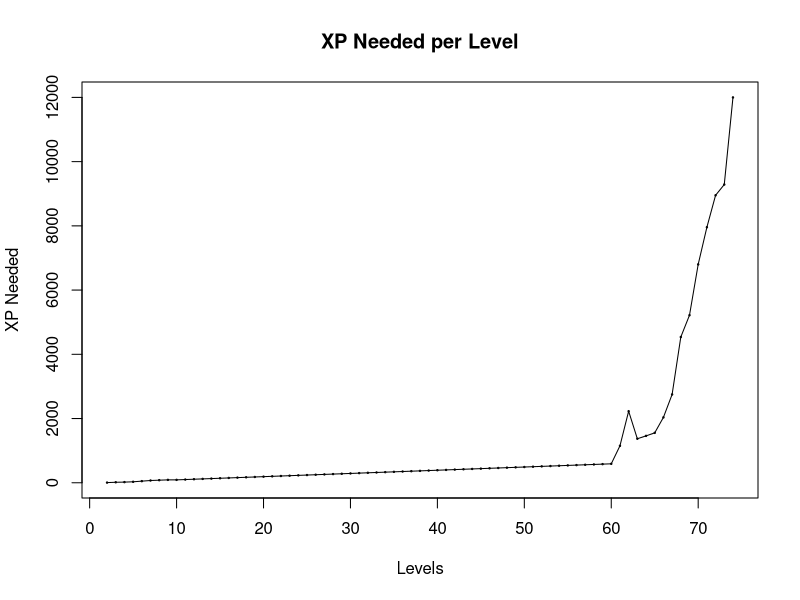
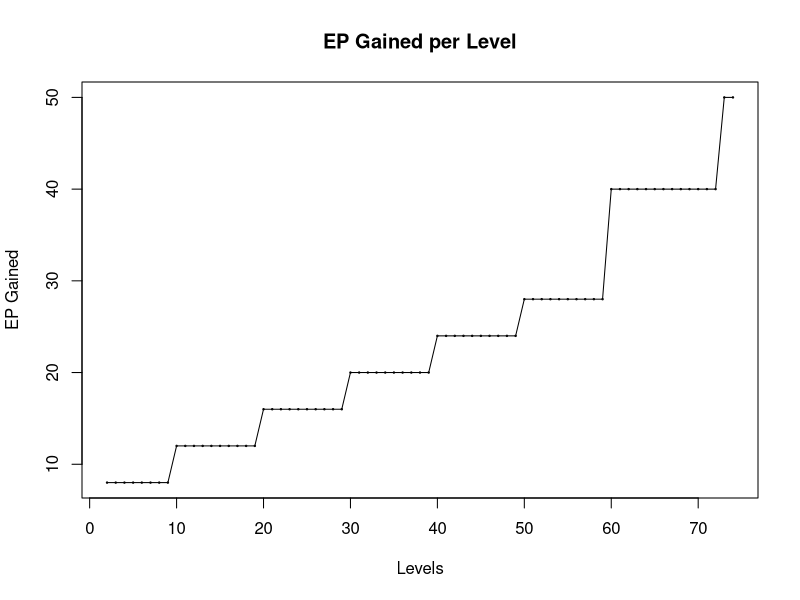

Generate these figures, in order, with R:
levels = read.table("levels.tsv", sep="\t", header=TRUE)

png("figures/xp-needed-per-level.png", width=600, height=500)
plot(levels$Level, levels$XP.needed, type="o", cex=.2, xlab="Levels", ylab="XP Needed")
title("XP Needed per Level")
dev.off()

png("figures/ep-gained-per-level.png", width=600, height=500)
plot(levels$Level, levels$EP.gained, type="o", cex=.2, xlab="Levels", ylab="EP Gained")
title("EP Gained per Level")
dev.off()